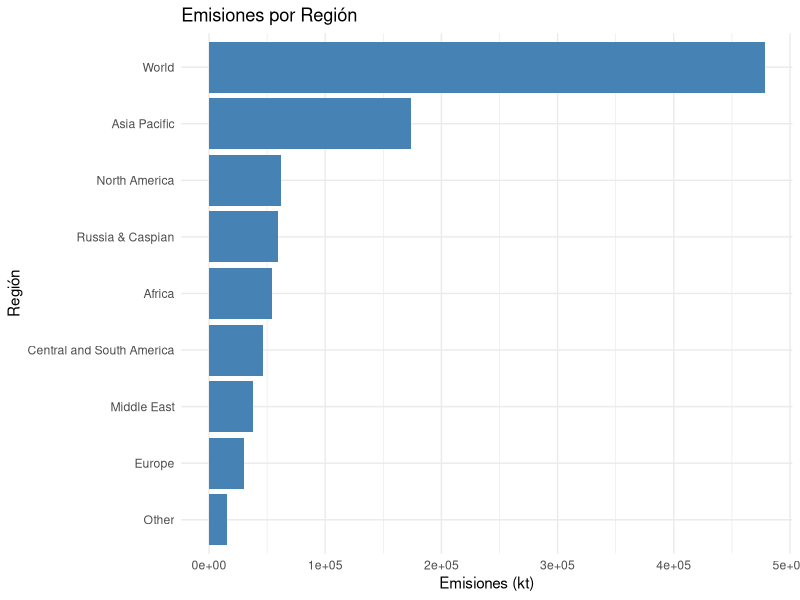
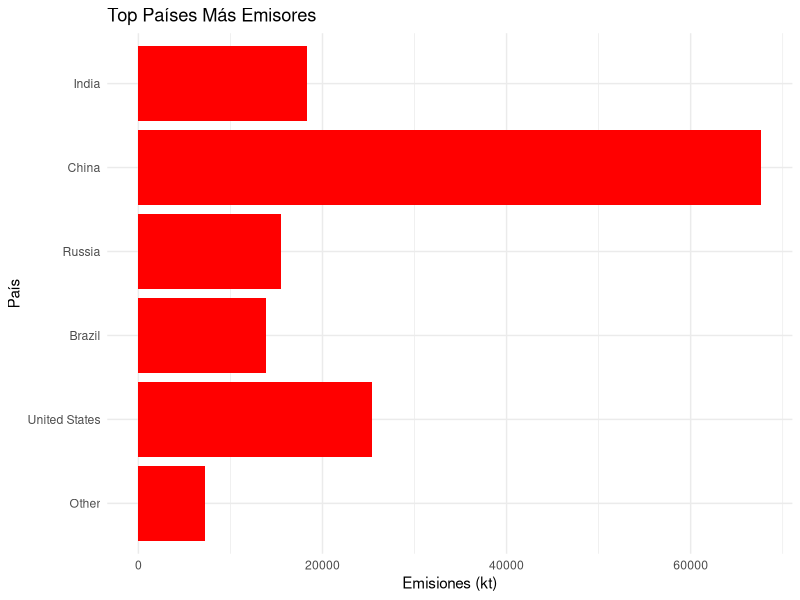
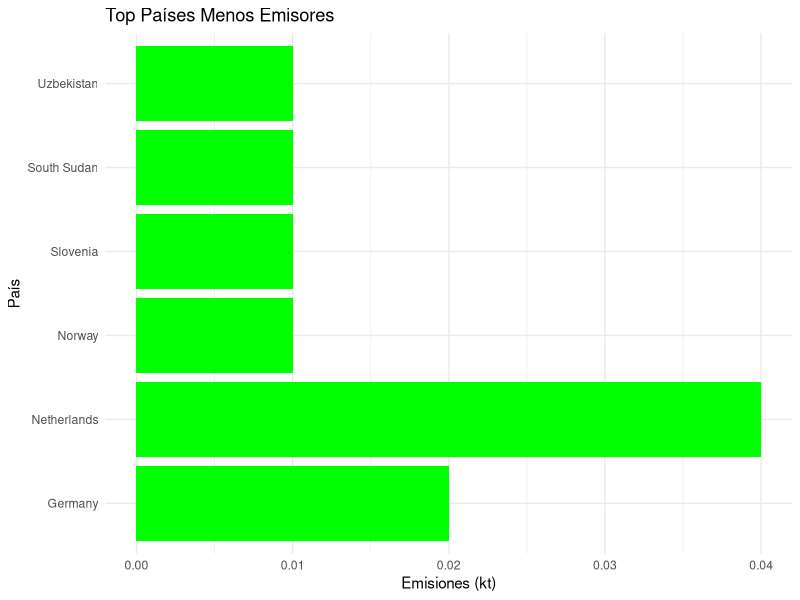

Here is the R script that generated these plots, in order:
## ---- chunk 1
library(ggplot2)
library(readr)
library(dplyr)
library(stats)
## ---- chunk 2
#Establecemos el entorno de trabajo
setwd("C:/Users/artur/Documents/Ciencias Ambientales IV/Modelación/Proyecto final")
## ---- chunk 3
#Abrimos la base de datos
IEA <- read_csv("IEA.csv")
View(IEA)
## ---- chunk 4
# Sumamos las emisiones de cada región
resumen <- aggregate(IEA$`emissions (kt)`, by = list(Region = IEA$region), sum)
colnames(resumen) <- c("Region", "Emissions")

# Producimos el gráfico
ggplot(data = resumen, aes(x = reorder(Region, Emissions), y = Emissions)) +
  geom_bar(stat = "identity", fill = "steelblue") +
  coord_flip() +
  labs(title = "Emisiones por Región",
       x = "Región",
       y = "Emisiones (kt)") +
  theme_minimal()

## ---- chunk 5
# Limiamos la base de datos
IEA_limpio <- IEA %>% filter(!is.na(country))

# Ordenar los datos según las emisiones de cada país
IEA_ordenado <- IEA_limpio %>% arrange(desc(`emissions (kt)`))

# Seleccionar los países más emisores 
top_paises <- head(IEA_ordenado, 10) %>% arrange(desc(`emissions (kt)`))

# Seleccionar los países menos emisores 
bottom_paises <- tail(IEA_ordenado[IEA_ordenado$`emissions (kt)` > 0,], 10) %>% arrange(desc(`emissions (kt)`))

# Gráfico para los países más emisores
grafico_top <- ggplot(top_paises, aes(x = reorder(country, `emissions (kt)`), y = `emissions (kt)`)) +
  geom_bar(stat = "identity", fill = "red") +
  coord_flip() +
  labs(title = "Top Países Más Emisores",
       x = "País",
       y = "Emisiones (kt)") +
  theme_minimal()

print(grafico_top)

# Gráfico para los países menos emisores
grafico_bottom <- ggplot(bottom_paises, aes(x = reorder(country, `emissions (kt)`), y = `emissions (kt)`)) +
  geom_bar(stat = "identity", fill = "green") +
  coord_flip() +
  labs(title = "Top Países Menos Emisores",
       x = "País",
       y = "Emisiones (kt)") +
  theme_minimal()

print(grafico_bottom)
## ---- chunk 6

# Convertir la columna de regiones a un factor para análisis categórico
IEA_limpio$region <- as.factor(IEA_limpio$region)

# Realizar análisis de regresión lineal
modelo <- lm(`emissions (kt)` ~ region, data = IEA_limpio)

# Resumen del modelo
summary(modelo)
